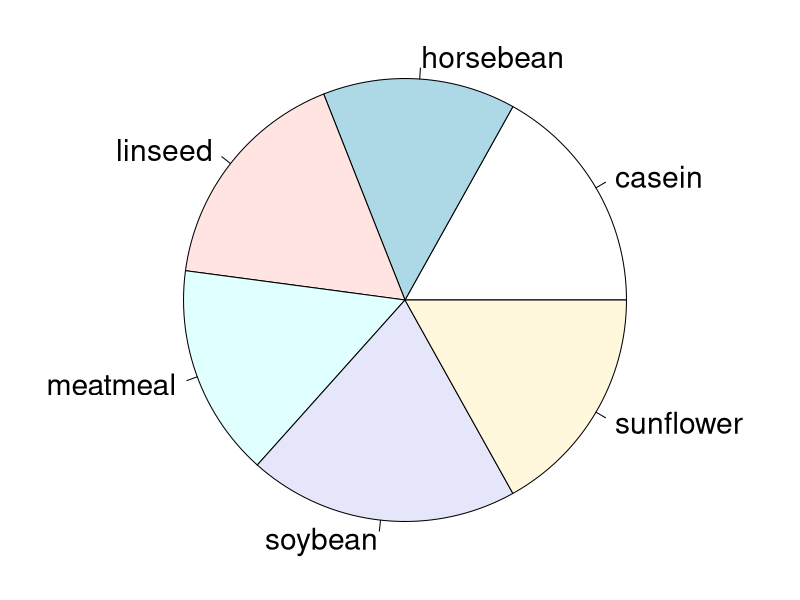

R code for this plot:
# margins (bottom, left, top, right)
par(mai = c(b = 0.01, l = 1, t = 0.01, r = 0.9))

# Pie-Chart with axis text size=1.8
pie(table(chickwts$feed), cex = 1.8)
